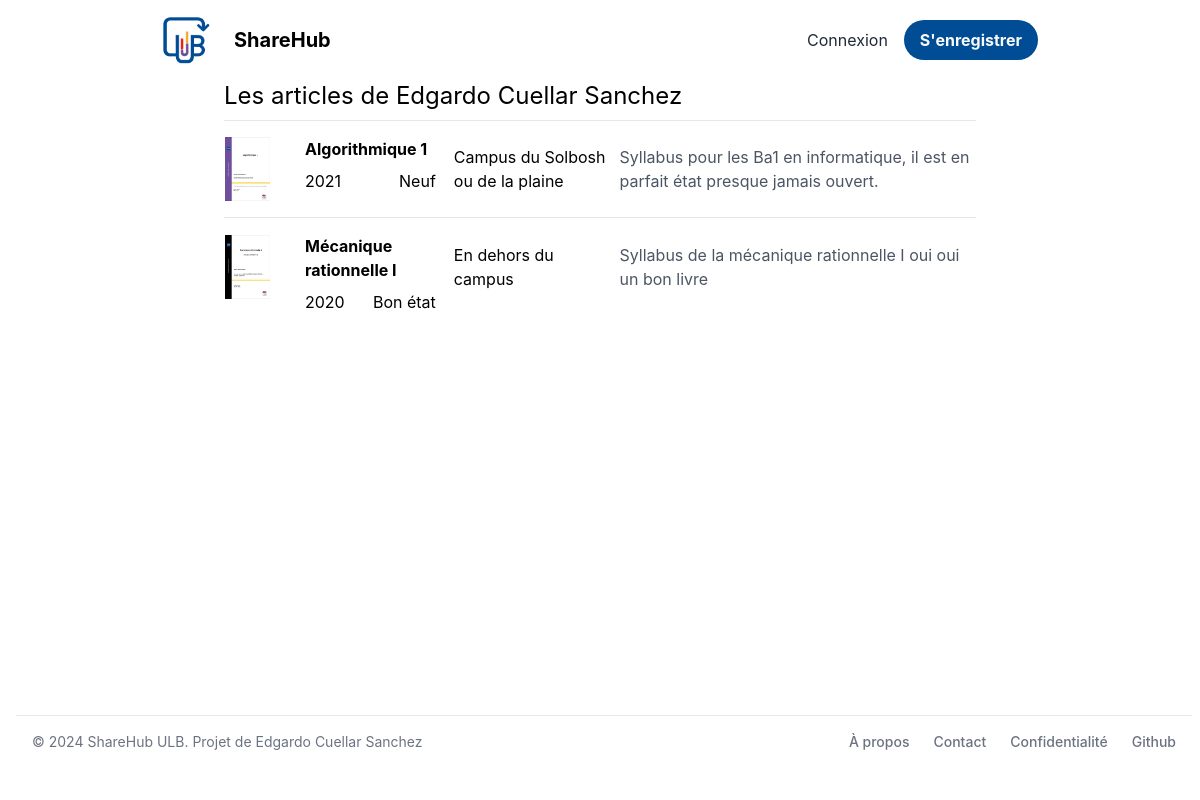
The app's page /user_products/1, older data.
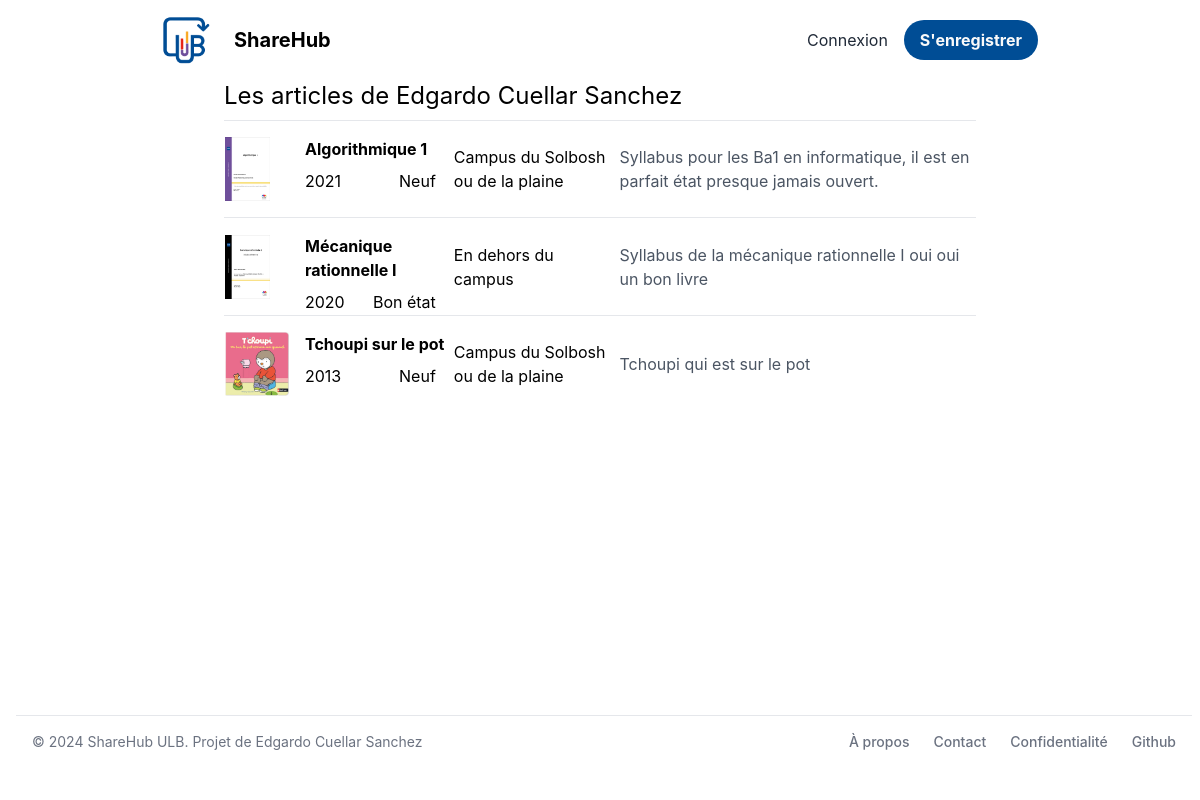
The same page, newer data.
### store/models/product.py (models this page shows, shortened)
class Products(models.Model):
    customer = models.ForeignKey(Customer, on_delete=models.CASCADE, default=None)
    name = models.CharField(max_length=60, default='')
    price= models.IntegerField(default=0)
    category= models.ForeignKey(Category,on_delete=models.CASCADE,default=1 )
    condition= models.ForeignKey(Condition,on_delete=models.CASCADE,default=1 )
    place= models.ForeignKey(Place,on_delete=models.CASCADE,default=1 )
    description= models.CharField(max_length=250, default='', blank=True, null= True)
    date = models.IntegerField(default=2000)
    sold = models.BooleanField(default=False)
    @staticmethod
    def get_products_by_userid(customer_id, sold=False):
        if sold:
            return Products.objects.filter (customer=customer_id, sold=True)
        else:
            return Products.objects.filter (customer=customer_id, sold=False)

### store/models/product_img.py (models this page shows, shortened)
class ProductImage(models.Model):
    product = models.ForeignKey(Products, on_delete=models.CASCADE)
    image = models.ImageField(upload_to='products/')
    @staticmethod
    def get_images_by_product_id(product_id):
        return ProductImage.objects.filter(product_id=product_id)

### store/models/category.py (models this page shows, shortened)
class Condition(models.Model) :
    name= models.CharField(max_length=50)
    def __str__(self):
        return self.name

class Place(models.Model):
    name= models.CharField(max_length=50)
    def __str__(self):
        return self.name

### store/views/products/user_products.py (the view)
# urls.py: path('user_products/<int:customer_id>', UserProductsView.as_view(), name='user_products'),
class UserProductsView(View):
    html_template = "products/user_products.html"
    def get(self , request, customer_id=None):
        if customer_id is None:
            return redirect('index')
        customer = Customer.get_customer_by_id(customer_id)
        products = Products.get_products_by_userid(customer)
        return render(request , self.html_template  , {'user': customer, 'products' : products})

### store/models/customer.py (called while the page is built)
    @staticmethod
    def get_customer_by_id(id):
        try:
            return Customer.objects.get(id= id)
        except:
            return False

### store/templatetags/custom_filter.py (called while the page is built)
@register.filter(name='get_first_image_product')
def get_first_image_product(product_id):
    return ProductImage.get_images_by_product_id(product_id)[0].image.url

### store/templates/products/user_products.html (shortened to what this page needs)
{% extends 'base.html' %}
{% block content %}
{% load cart %}
{% load custom_filter %}
<div class="w-8/12 mx-auto">
    <div class="bg-white rounded-lg overflow-hidden px-6">
        <h2 class="text-2xl mb-2">Les articles de {{user.first_name}} {{user.last_name}}</h2>
        <table class="table w-full border-collapse">
            <tbody>
                {% for product in products %}
                <tr class="border-t">
                    <td class="py-4 w-20">
                        <a href="{% url 'product' product.id %}">
                            <img class="h-16 w-auto object-cover" src="{{product.id|get_first_image_product}}" alt="{{product.name}}">
                        </a>
                    </td>
                    <td class="flex flex-col text-left pt-4">
                        <a href="{% url 'product' product.id %}">
                        <p class="font-bold">{{product.name}}</p>
                        <div class="flex flex-row justify-between mt-2 pr-4">
                            <p>{{product.date}}</p>
                            <p>{{product.condition}}</p>
                        </div>
                        </a>
                    </td>
                    <td class="py-4">
                        <label class="">{{product.place}}</label>
                    </td>
                    <td class="py-4 text-gray-600">{{product.description}}</td>
                </tr>
                {% endfor %}
            </tbody>
        </table>
    </div>
</div>
{% endblock %}

Row changes from the older to the newer data that the page shows:
added Products: id|get_first_image_product (picture), name "Tchoupi sur le pot", date "2013", condition "Neuf", place "Campus du Solbosh ou de la plaine", description "Tchoupi qui est sur le pot"
